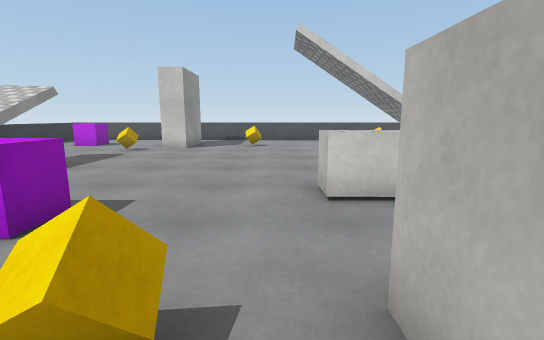
[1] (above)

17 first-person views from a walk through a 3-D level made in the Unity game engine. The camera is 1.3 m above the floor, tilts 10° down and sees 85° across. The floor is counted in squares, 1 m on a side. Each view is taken from the middle of a square. On the plan, view 1 faces up. The plan holds only what a view shows up to about 14 squares ahead; the rest is blank. The place goes on beyond the plan. The player character is not drawn. Surface patterns are stand-ins for the level's own textures.

[2]
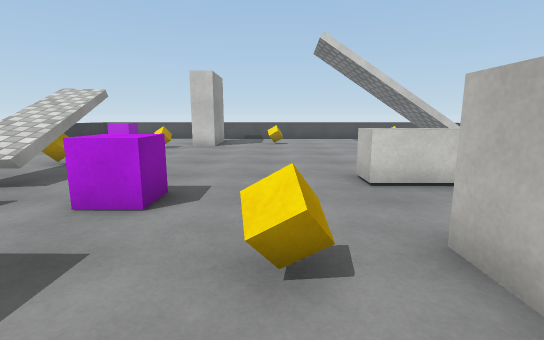

[3]
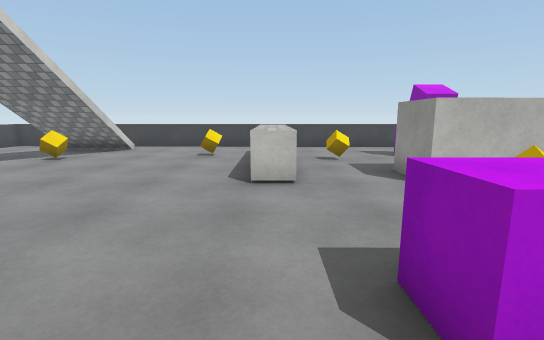

[4]
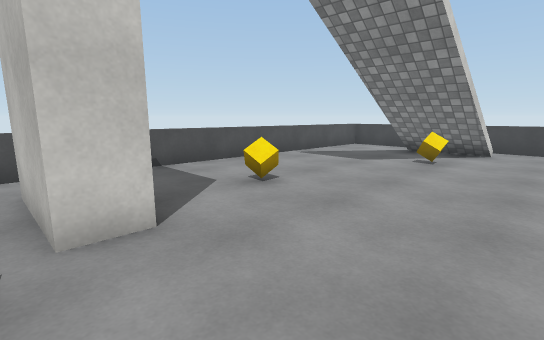

[5]
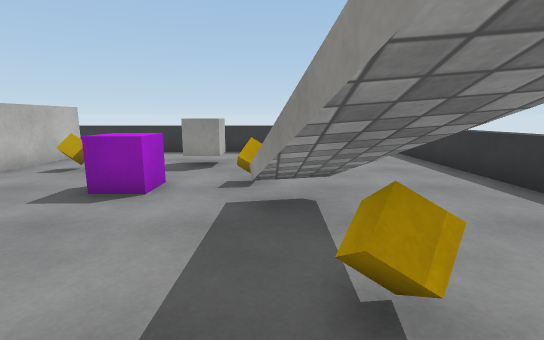

[6]
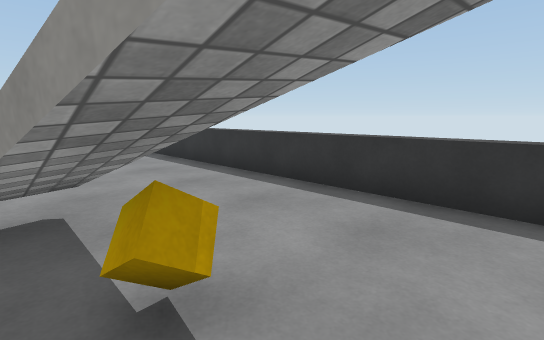

[7]
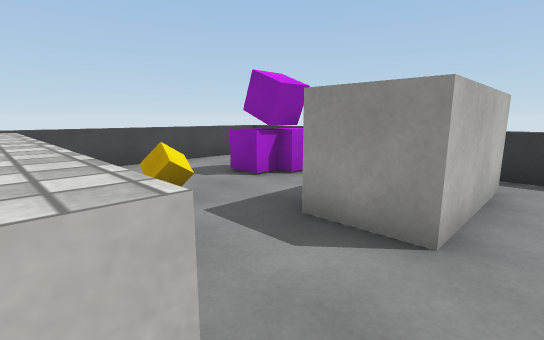

[8]
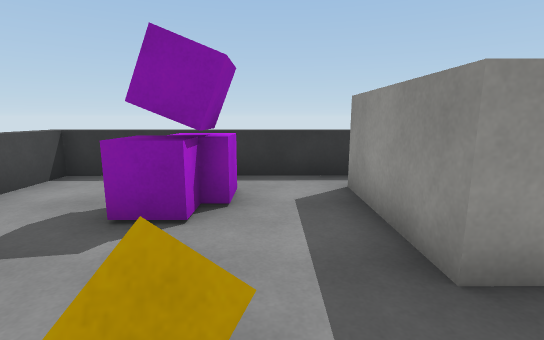

[9]
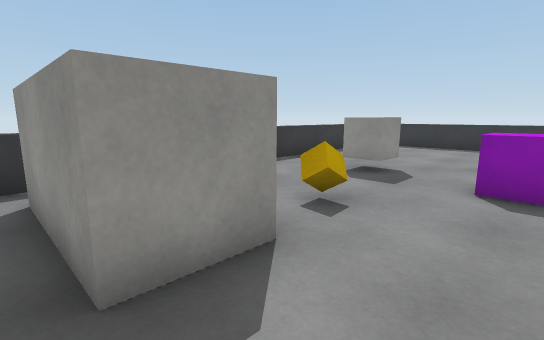

[10]
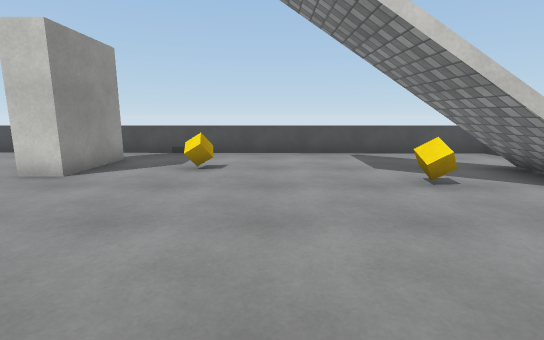

[11]
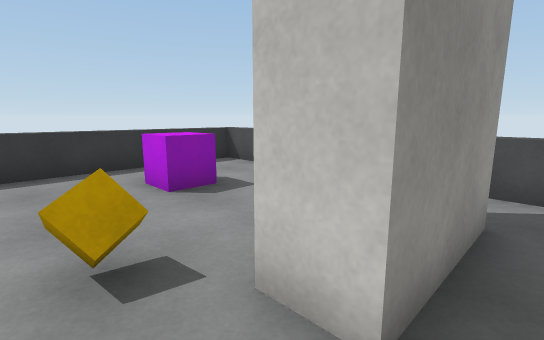

[12]
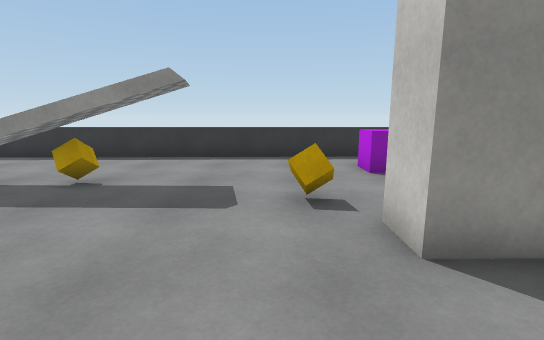

[13]
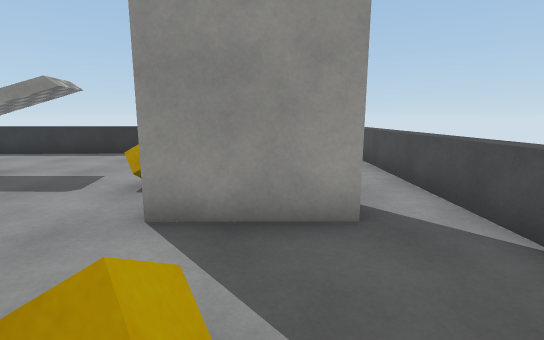

[14]
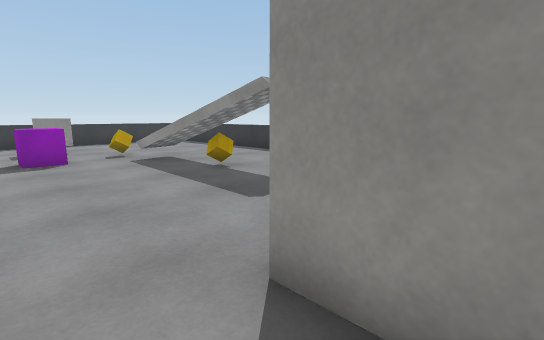

[15]
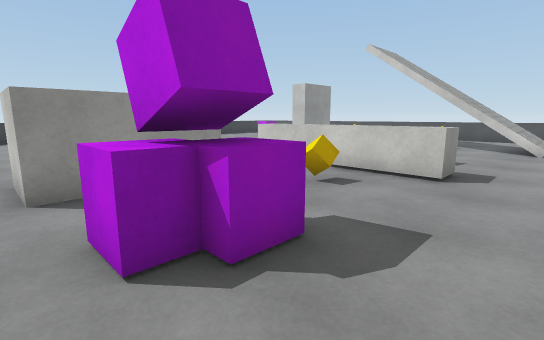

[16]
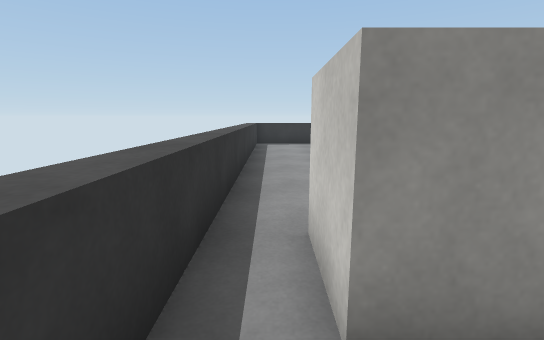

[17]
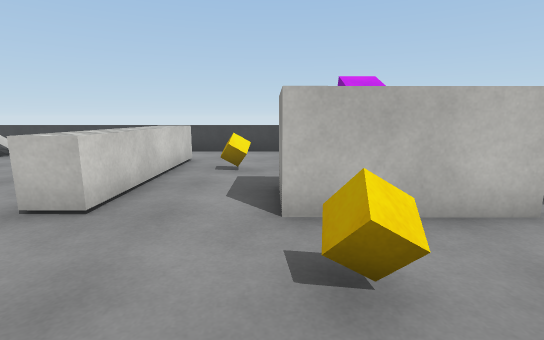

### Floor plan
Key: @ floor where view 1 was taken; # wall or solid block; x gap in a wall; . floor; / step, stairs or slope; = window, fence, low wall or low ledge; ^ raised ledge; v drop or lower ground; T thing the floor can be seen under or through; O other object.
Columns run from 11 left of view 1 to 9 right of it. Each row starts with its distance up from view 1.
 17 ^^^^^^^^^^^^^^^^^^^^^
 16 =...................^
 15 =......#............^
 14 =.OO...#........ v..^
 13 =..O...#..O...../// ^
 12 =....O.........O/// ^
 11 =.............../v=.^
 10 =...................^
  9 =...................^
  8 =...TT..............^
  7 =...x^..........O...^
  6 =...^^..............^
  5 =...^^......^^^^^^..^
  4 =...^^.OO...........^
  3 =....O.OO......O....^
  2 =...........##......^
  1 =......O..O.##......^
  0 =......O...@##..OO..^
 -1 =...........##..OO..^
 -2  ...................^
 -3   ==================^

Positions as (right, up) in squares from view 1, and headings:
1: (0, 0), facing up
2: (-1, -1), facing up
3: (-5, 5), facing right
4: (-5, 9), facing up-right
5: (-6, 9), facing down
6: (-6, 9), facing down-left
7: (0, 5), facing down-right
8: (4, 4), facing down
9: (3, 4), facing down-left
10: (1, 6), facing up
11: (-3, 11), facing up-left
12: (-1, 11), facing left
13: (0, 14), facing left
14: (-2, 14), facing down-left
15: (8, -2), facing up-left
16: (4, -2), facing left
17: (-3, 2), facing right
